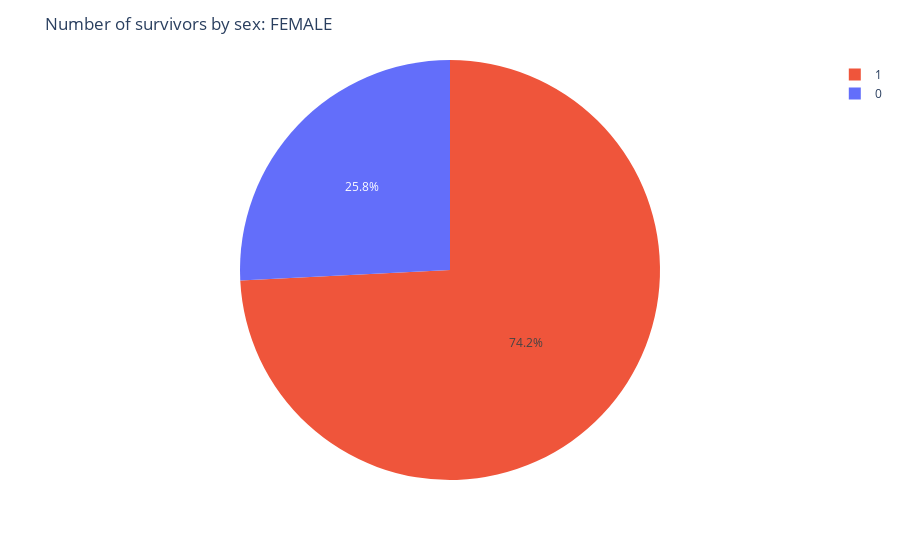
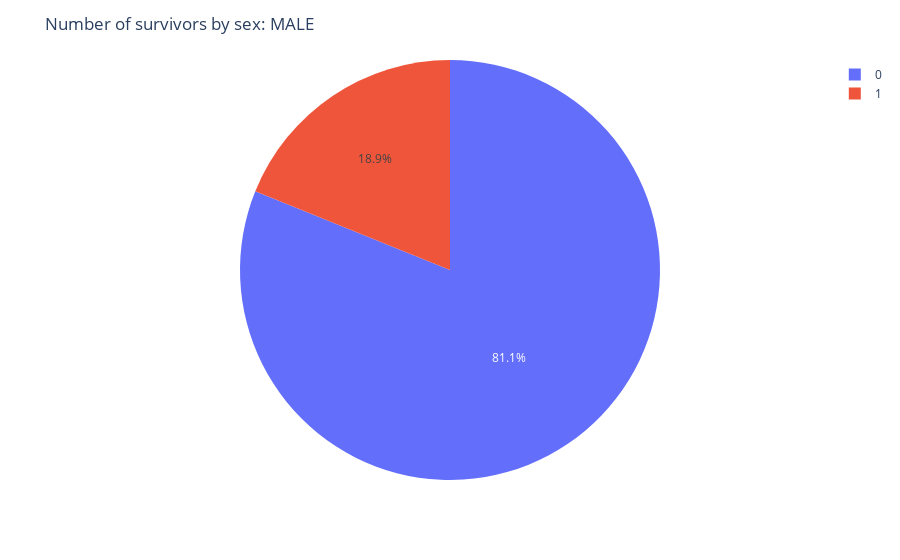

Notebook source saved alongside these figures, in order:
### Code cell
sexes = ['female', 'male']

for i in sexes:

    survivors_3 = survivors_2[survivors_2['Sex'] == i]
    
    fig = px.pie(survivors_3, names='Survived', values='Amount', color='Survived')
    fig.update_layout(
        title = {
            'text': f"Number of survivors by sex: {i.upper()}"
        },
        xaxis_title = "Sum of survivors",
        yaxis_title="Amount"
    )
    fig.show()

#survivors_3

### Figure 1 — Plotly figure (JSON) as saved in the notebook; plotly's stock layout.template omitted (floating-point values rounded to 4 significant figures)
{"data": [{"customdata": [[0], [1]], "domain": {"x": [0, 1], "y": [0, 1]}, "hovertemplate": "Survived=%{customdata[0]}<br>Amount=%{value}<extra></extra>", "labels": [0, 1], "legendgroup": "", "marker": {"colors": ["#636efa", "#EF553B"]}, "name": "", "showlegend": true, "type": "pie", "values": [81, 233]}], "layout": {"legend": {"tracegroupgap": 0}, "margin": {"t": 60}, "title": {"text": "Number of survivors by sex: FEMALE"}, "xaxis": {"title": {"text": "Sum of survivors"}}, "yaxis": {"title": {"text": "Amount"}}}}

### Figure 2 — Plotly figure (JSON) as saved in the notebook; plotly's stock layout.template omitted (floating-point values rounded to 4 significant figures)
{"data": [{"customdata": [[0], [1]], "domain": {"x": [0, 1], "y": [0, 1]}, "hovertemplate": "Survived=%{customdata[0]}<br>Amount=%{value}<extra></extra>", "labels": [0, 1], "legendgroup": "", "marker": {"colors": ["#636efa", "#EF553B"]}, "name": "", "showlegend": true, "type": "pie", "values": [468, 109]}], "layout": {"legend": {"tracegroupgap": 0}, "margin": {"t": 60}, "title": {"text": "Number of survivors by sex: MALE"}, "xaxis": {"title": {"text": "Sum of survivors"}}, "yaxis": {"title": {"text": "Amount"}}}}
